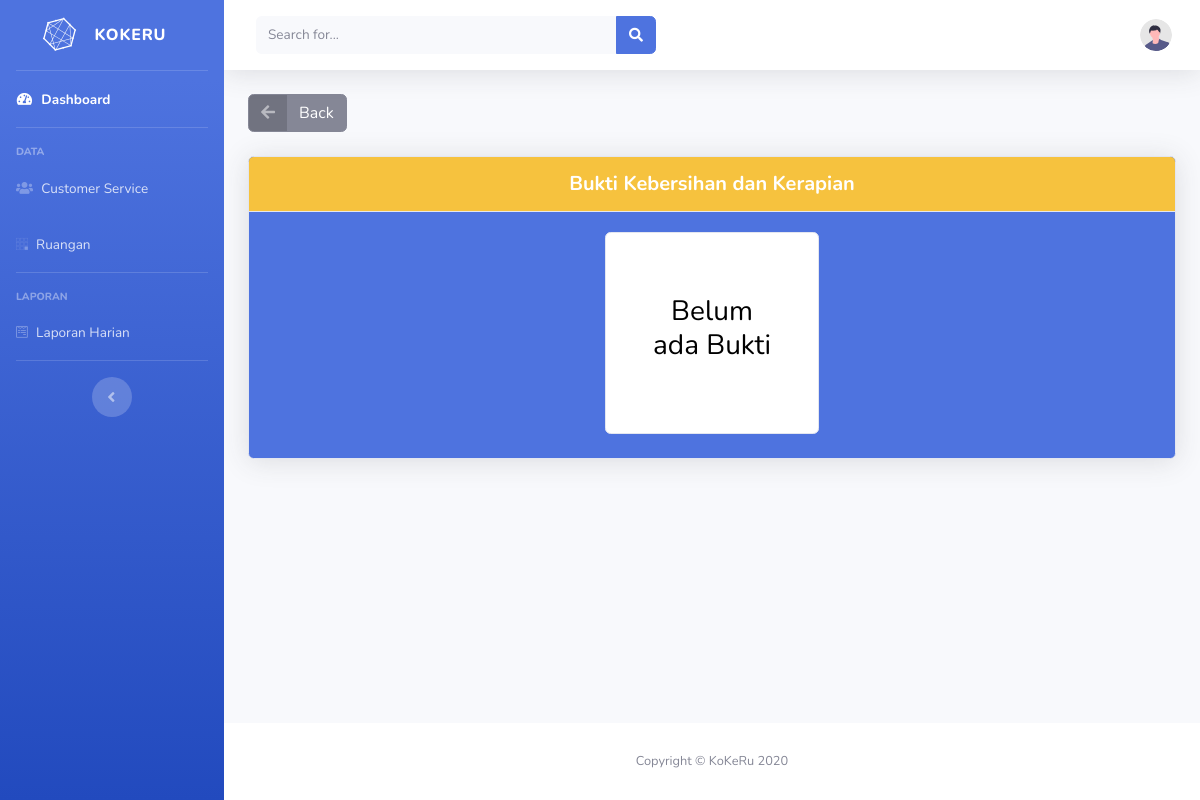
The app's page /manajer/bukti.php?id=603, older data.
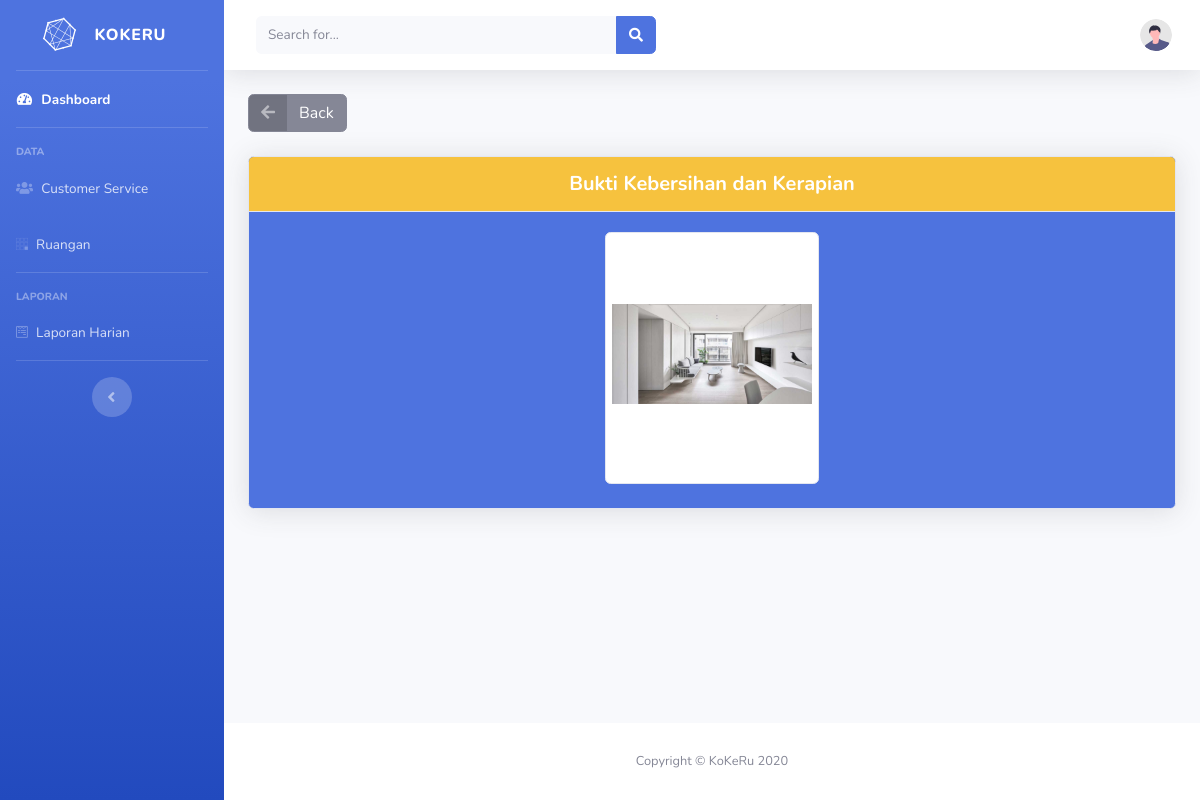
The same page, newer data.
### tables this page shows
CREATE TABLE `laporan` (
  `id_laporan` int(11) NOT NULL,
  `id_ruang` int(11) NOT NULL,
  `status` varchar(10) NOT NULL,
  `tanggal` date NOT NULL
);

CREATE TABLE `bukti` (
  `id_bukti` int(11) NOT NULL,
  `id_laporan` int(11) NOT NULL,
  `nama_file` varchar(100) NOT NULL,
  `tanggal` date NOT NULL
);

### manajer/bukti.php (the view, shortened to what the changed rows need)
<?php include 'header.php'; ?>
    <div id="content-wrapper" class="d-flex flex-column">
      <div id="content">
        <div class="container-fluid">
          <br><br>
          <div class="card shadow mb-4 bg-primary">
            <?php
              require_once('../lib/db_login.php');
              $id = $_GET['id'];
              $query = "SELECT * FROM laporan WHERE id_laporan = '$id'";
              $result = $db->query($query);
              while ($row = $result->fetch_object()) {
                if ($row->status == "BELUM") { ?>
                  <div class="row justify-content-center">
                    <div class="col-sm-3">
                      <div class="card bg-white text-white mb-4">
                        <div class="card-body" style="weight: 200px; height: 200px; display: flex; align-items: center; justify-content: center;">
                          <h3 class="row justify-content-center text-center" style="color: black;">Belum <br> ada Bukti</h3>
                        </div>
                      </div>
                    </div>
                  </div>
                <?php }
              }
            ?>
            <?php
              $id = $_GET['id'];
              $server = "localhost";
              $user = "root";
              $pass = "";
              $database = "db_kokeru";
              $koneksi = mysqli_connect($server, $user, $pass, $database) or die(mysqli_error($koneksi));
              $tampil = mysqli_query($koneksi, "SELECT * FROM bukti WHERE id_laporan = '$id'");
              while ($data = mysqli_fetch_array($tampil)):
                $ekstensi_foto = array('png', 'jpg');
                $ekstensi_video = array('mp4');
                $file = $data['nama_file'];
                $x = explode('.', $file);
                $ekstensi = strtolower(end($x));
                echo '<div class="row justify-content-center">';
                echo '  <div class="col-sm-3">';
                echo '    <div class="card bg-white text-white mb-4">';
                echo '      <div class="card-body" style="weight: 200px; height: 250px; display: flex; align-items: center; justify-content: center;">';
                if (in_array($ekstensi, $ekstensi_foto) === true) { ?>
                  <h3 class="row justify-content-center zoomeffect" style="color: black;">
                    <img src="<?php echo "../img/".$data['nama_file']?>"style="max-height: 200px; max-width: 200px;">
                  </h3>
                <?php } else if (in_array($ekstensi, $ekstensi_video) === true) { ?>
                  <h3 class="row justify-content-center" style="color: black;">
                    <video width="200px" height="200px" controls>
                      <source src="<?php echo "../img/".$data['nama_file']?>" type="video/mp4">
                    </video>
                  </h3>
                <?php } else { ?>
                  <h3 class="row justify-content-center" style="color: black;">Foto / Video</h3>
                <?php }
                echo '      </div>';
                echo '    </div>';
                echo '  </div>';
                echo '</div>';
              endwhile;
            ?>
          </div>
        </div>
      </div>
<?php include 'footer.php'; ?>

Row changes from the older to the newer data that the page shows:
no longer on this page (row edited): laporan: status "Belum"
added bukti: nama_file (picture)
